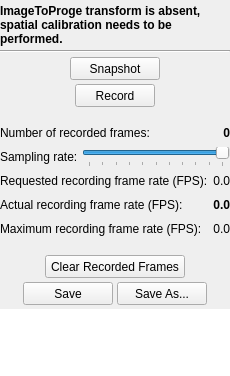
<?xml version="1.0" encoding="UTF-8"?>
<ui version="4.0">
 <class>CapturingToolbox</class>
 <widget class="QWidget" name="CapturingToolbox">
  <property name="geometry">
   <rect>
    <x>0</x>
    <y>0</y>
    <width>230</width>
    <height>376</height>
   </rect>
  </property>
  <property name="sizePolicy">
   <sizepolicy hsizetype="Fixed" vsizetype="Preferred">
    <horstretch>0</horstretch>
    <verstretch>0</verstretch>
   </sizepolicy>
  </property>
  <property name="minimumSize">
   <size>
    <width>230</width>
    <height>350</height>
   </size>
  </property>
  <property name="maximumSize">
   <size>
    <width>230</width>
    <height>16777215</height>
   </size>
  </property>
  <property name="windowTitle">
   <string>Capturing</string>
  </property>
  <property name="layoutDirection">
   <enum>Qt::LeftToRight</enum>
  </property>
  <layout class="QVBoxLayout" name="verticalLayout">
   <property name="spacing">
    <number>4</number>
   </property>
   <property name="leftMargin">
    <number>0</number>
   </property>
   <property name="topMargin">
    <number>4</number>
   </property>
   <property name="rightMargin">
    <number>0</number>
   </property>
   <property name="bottomMargin">
    <number>4</number>
   </property>
   <item>
    <widget class="QLabel" name="label_State">
     <property name="font">
      <font>
       <weight>75</weight>
       <bold>true</bold>
      </font>
     </property>
     <property name="text">
      <string>ImageToProge transform is absent, spatial calibration needs to be performed.</string>
     </property>
     <property name="wordWrap">
      <bool>true</bool>
     </property>
    </widget>
   </item>
   <item>
    <widget class="Line" name="line">
     <property name="orientation">
      <enum>Qt::Horizontal</enum>
     </property>
    </widget>
   </item>
   <item>
    <layout class="QHBoxLayout" name="horizontalLayout_4">
     <item>
      <widget class="QPushButton" name="pushButton_Snapshot">
       <property name="sizePolicy">
        <sizepolicy hsizetype="Minimum" vsizetype="Fixed">
         <horstretch>0</horstretch>
         <verstretch>0</verstretch>
        </sizepolicy>
       </property>
       <property name="minimumSize">
        <size>
         <width>90</width>
         <height>23</height>
        </size>
       </property>
       <property name="maximumSize">
        <size>
         <width>90</width>
         <height>23</height>
        </size>
       </property>
       <property name="text">
        <string>Snapshot</string>
       </property>
       <property name="icon">
        <iconset resource="../fCal.qrc">
         <normaloff>:/icons/Resources/icon_Snapshot.png</normaloff>:/icons/Resources/icon_Snapshot.png</iconset>
       </property>
      </widget>
     </item>
    </layout>
   </item>
   <item>
    <layout class="QHBoxLayout" name="horizontalLayout_3">
     <item>
      <widget class="QPushButton" name="pushButton_Record">
       <property name="sizePolicy">
        <sizepolicy hsizetype="Minimum" vsizetype="Fixed">
         <horstretch>0</horstretch>
         <verstretch>0</verstretch>
        </sizepolicy>
       </property>
       <property name="minimumSize">
        <size>
         <width>80</width>
         <height>23</height>
        </size>
       </property>
       <property name="maximumSize">
        <size>
         <width>80</width>
         <height>23</height>
        </size>
       </property>
       <property name="text">
        <string>Record</string>
       </property>
       <property name="icon">
        <iconset resource="../fCal.qrc">
         <normaloff>:/icons/Resources/icon_Record.png</normaloff>:/icons/Resources/icon_Record.png</iconset>
       </property>
      </widget>
     </item>
    </layout>
   </item>
   <item>
    <spacer name="verticalSpacer">
     <property name="orientation">
      <enum>Qt::Vertical</enum>
     </property>
     <property name="sizeType">
      <enum>QSizePolicy::Fixed</enum>
     </property>
     <property name="sizeHint" stdset="0">
      <size>
       <width>20</width>
       <height>12</height>
      </size>
     </property>
    </spacer>
   </item>
   <item>
    <layout class="QHBoxLayout" name="horizontalLayout">
     <property name="spacing">
      <number>4</number>
     </property>
     <item>
      <widget class="QLabel" name="label_NumberOfRecordedFramesText">
       <property name="minimumSize">
        <size>
         <width>0</width>
         <height>20</height>
        </size>
       </property>
       <property name="text">
        <string>Number of recorded frames:</string>
       </property>
      </widget>
     </item>
     <item>
      <widget class="QLabel" name="label_NumberOfRecordedFrames">
       <property name="font">
        <font>
         <weight>75</weight>
         <bold>true</bold>
        </font>
       </property>
       <property name="text">
        <string>0</string>
       </property>
       <property name="alignment">
        <set>Qt::AlignRight|Qt::AlignTrailing|Qt::AlignVCenter</set>
       </property>
      </widget>
     </item>
    </layout>
   </item>
   <item>
    <layout class="QHBoxLayout" name="horizontalLayout_7">
     <item>
      <widget class="QLabel" name="label">
       <property name="text">
        <string>Sampling rate:</string>
       </property>
      </widget>
     </item>
     <item>
      <widget class="QSlider" name="horizontalSlider_SamplingRate">
       <property name="maximum">
        <number>10</number>
       </property>
       <property name="singleStep">
        <number>1</number>
       </property>
       <property name="value">
        <number>10</number>
       </property>
       <property name="sliderPosition">
        <number>10</number>
       </property>
       <property name="orientation">
        <enum>Qt::Horizontal</enum>
       </property>
       <property name="invertedAppearance">
        <bool>false</bool>
       </property>
       <property name="invertedControls">
        <bool>false</bool>
       </property>
       <property name="tickPosition">
        <enum>QSlider::TicksBelow</enum>
       </property>
       <property name="tickInterval">
        <number>1</number>
       </property>
      </widget>
     </item>
    </layout>
   </item>
   <item>
    <layout class="QHBoxLayout" name="horizontalLayout_9">
     <item>
      <widget class="QLabel" name="label_RequestedRecordingFrameRateText">
       <property name="minimumSize">
        <size>
         <width>0</width>
         <height>20</height>
        </size>
       </property>
       <property name="text">
        <string>Requested recording frame rate (FPS):</string>
       </property>
      </widget>
     </item>
     <item>
      <widget class="QLabel" name="label_RequestedRecordingFrameRate">
       <property name="text">
        <string>0.0</string>
       </property>
       <property name="alignment">
        <set>Qt::AlignRight|Qt::AlignTrailing|Qt::AlignVCenter</set>
       </property>
      </widget>
     </item>
    </layout>
   </item>
   <item>
    <layout class="QHBoxLayout" name="horizontalLayout_2">
     <property name="spacing">
      <number>4</number>
     </property>
     <item>
      <widget class="QLabel" name="label_ActualRecordingFrameRateText">
       <property name="minimumSize">
        <size>
         <width>0</width>
         <height>20</height>
        </size>
       </property>
       <property name="text">
        <string>Actual recording frame rate (FPS): </string>
       </property>
      </widget>
     </item>
     <item>
      <widget class="QLabel" name="label_ActualRecordingFrameRate">
       <property name="font">
        <font>
         <weight>75</weight>
         <bold>true</bold>
        </font>
       </property>
       <property name="text">
        <string>0.0</string>
       </property>
       <property name="alignment">
        <set>Qt::AlignRight|Qt::AlignTrailing|Qt::AlignVCenter</set>
       </property>
      </widget>
     </item>
    </layout>
   </item>
   <item>
    <layout class="QHBoxLayout" name="horizontalLayout_8">
     <item>
      <widget class="QLabel" name="label_MaximumRecordingFrameRateText">
       <property name="minimumSize">
        <size>
         <width>0</width>
         <height>20</height>
        </size>
       </property>
       <property name="text">
        <string>Maximum recording frame rate (FPS):</string>
       </property>
      </widget>
     </item>
     <item>
      <widget class="QLabel" name="label_MaximumRecordingFrameRate">
       <property name="text">
        <string>0.0</string>
       </property>
       <property name="alignment">
        <set>Qt::AlignRight|Qt::AlignTrailing|Qt::AlignVCenter</set>
       </property>
      </widget>
     </item>
    </layout>
   </item>
   <item>
    <spacer name="verticalSpacer_4">
     <property name="orientation">
      <enum>Qt::Vertical</enum>
     </property>
     <property name="sizeType">
      <enum>QSizePolicy::Fixed</enum>
     </property>
     <property name="sizeHint" stdset="0">
      <size>
       <width>20</width>
       <height>12</height>
      </size>
     </property>
    </spacer>
   </item>
   <item>
    <layout class="QHBoxLayout" name="horizontalLayout_5">
     <item>
      <widget class="QPushButton" name="pushButton_ClearRecordedFrames">
       <property name="sizePolicy">
        <sizepolicy hsizetype="Minimum" vsizetype="Fixed">
         <horstretch>0</horstretch>
         <verstretch>0</verstretch>
        </sizepolicy>
       </property>
       <property name="minimumSize">
        <size>
         <width>140</width>
         <height>23</height>
        </size>
       </property>
       <property name="maximumSize">
        <size>
         <width>140</width>
         <height>23</height>
        </size>
       </property>
       <property name="text">
        <string>Clear Recorded Frames</string>
       </property>
      </widget>
     </item>
    </layout>
   </item>
   <item>
    <layout class="QHBoxLayout" name="horizontalLayout_6">
     <item>
      <spacer name="horizontalSpacer">
       <property name="orientation">
        <enum>Qt::Horizontal</enum>
       </property>
       <property name="sizeHint" stdset="0">
        <size>
         <width>40</width>
         <height>20</height>
        </size>
       </property>
      </spacer>
     </item>
     <item>
      <widget class="QPushButton" name="pushButton_Save">
       <property name="minimumSize">
        <size>
         <width>90</width>
         <height>23</height>
        </size>
       </property>
       <property name="maximumSize">
        <size>
         <width>90</width>
         <height>23</height>
        </size>
       </property>
       <property name="text">
        <string>Save</string>
       </property>
       <property name="icon">
        <iconset resource="../fCal.qrc">
         <normaloff>:/icons/Resources/icon_Save.png</normaloff>:/icons/Resources/icon_Save.png</iconset>
       </property>
      </widget>
     </item>
     <item>
      <widget class="QPushButton" name="pushButton_SaveAs">
       <property name="sizePolicy">
        <sizepolicy hsizetype="Minimum" vsizetype="Fixed">
         <horstretch>0</horstretch>
         <verstretch>0</verstretch>
        </sizepolicy>
       </property>
       <property name="minimumSize">
        <size>
         <width>90</width>
         <height>23</height>
        </size>
       </property>
       <property name="maximumSize">
        <size>
         <width>90</width>
         <height>23</height>
        </size>
       </property>
       <property name="text">
        <string>Save As...</string>
       </property>
       <property name="icon">
        <iconset resource="../fCal.qrc">
         <normaloff>:/icons/Resources/icon_Save.png</normaloff>:/icons/Resources/icon_Save.png</iconset>
       </property>
      </widget>
     </item>
     <item>
      <spacer name="horizontalSpacer_2">
       <property name="orientation">
        <enum>Qt::Horizontal</enum>
       </property>
       <property name="sizeHint" stdset="0">
        <size>
         <width>40</width>
         <height>20</height>
        </size>
       </property>
      </spacer>
     </item>
    </layout>
   </item>
   <item>
    <widget class="QPlainTextEdit" name="plainTextEdit_saveResult">
     <property name="minimumSize">
      <size>
       <width>0</width>
       <height>70</height>
      </size>
     </property>
     <property name="maximumSize">
      <size>
       <width>16777215</width>
       <height>70</height>
      </size>
     </property>
     <property name="frameShape">
      <enum>QFrame::NoFrame</enum>
     </property>
     <property name="frameShadow">
      <enum>QFrame::Plain</enum>
     </property>
     <property name="lineWidth">
      <number>0</number>
     </property>
     <property name="readOnly">
      <bool>true</bool>
     </property>
    </widget>
   </item>
   <item>
    <spacer name="verticalSpacer_2">
     <property name="orientation">
      <enum>Qt::Vertical</enum>
     </property>
     <property name="sizeHint" stdset="0">
      <size>
       <width>177</width>
       <height>40</height>
      </size>
     </property>
    </spacer>
   </item>
  </layout>
 </widget>
 <resources>
  <include location="../fCal.qrc"/>
 </resources>
 <connections/>
</ui>
